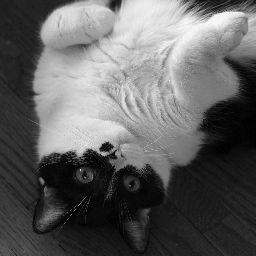
%> input picture Lab0_intro2Matlab (1)/cat.tif, 256 x 256 px
$ octave IntroMatlab.m   (GNU Octave 9; MATLAB toolbox functions it lacks are replaced by stand-ins)
%> lines starting %> are read from the running program, lines starting %| are printed output that depends on the picture; in (x1, y1, x2, y2) boxes, pixels count from 0 and x2, y2 are one past the last pixel; in counts of white or black regions, pixels touching at a corner belong together; the program's own positions count from 1
### BlochFunctions/CropImage.m
function cropimg = CropImage(image,X)

    % Set pixel values X rows from the top and bottom
    image(1:X, :) = 0;
    image(end - X + 1:end, :) = 0;

    % Set pixel values X columns from the left and right
    image(:, 1:X) = 0;
    image(:, end - X + 1:end) = 0;

    cropimg = image;
return

### BlochFunctions/CropImage2.m
function cropimg = CropImage2(image,X)

    % Remove X rows from the top and bottom
    image(1:X, :) = [];
    image(end - X + 1:end, :) = [];

    % Remove X columns from the left and right
    image(:, 1:X) = [];
    image(:, end - X + 1:end) = [];

    cropimg = image;
return

### Lab0_intro2Matlab (1)/solutionFiles/twoImageTiledDisplay.m
function Clm = twoImageTiledDisplay(img, column)

C_max=max(img(:));
C_min=min(img(:));
Clm = [C_min, C_max];

yPlot = img(:, column);

figure; tiledlayout(1,2,"TileSpacing","compact",'Padding','compact'); nexttile;
imagesc(img); colormap("gray");
axis off; xticks([]); yticks([]);
xline(column)
title('Image', 'FontSize', 14);
clim([C_min, C_max]); axis image;
nexttile;
plot(yPlot, 'LineWidth', 3);
xlabel('Row'); ylabel('Pixel Intensity')
title(['Line Profile at Column: ', num2str(column)], 'FontSize', 14);

ax = gca;    ax.FontSize = 14;

### Lab0_intro2Matlab (1)/IntroMatlab.m
clear all;
close all;
addpath(genpath( '/Users/amiedemmans/Documents/GitHub/test'));
pic = imread('cat.tif');
%> pic is the input picture: size 256x256 uint8; min 0, max 255, mean 96.4
pic = double(pic);
%> pic: size 256x256 double
%imwrite(pic, 'cat.tif');
%figure a nicely formatted title.
figure('Name','Cat','NumberTitle','off');
imagesc(pic);
colormap('gray');
axis off;


[xsize, ysize] = size(pic);
%> xsize = 256; ysize = 256

filesize = xsize * ysize;
%> filesize = 65536

disp(['The image has: ', num2str(filesize),' pixels'])
%| The image has: 65536 pixels

%% Exercise 1
transposed_image = pic';
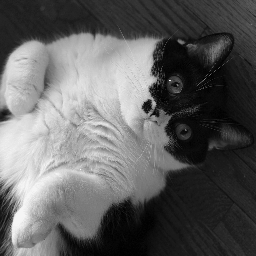
%> transposed_image: size 256x256 double; min 0, max 255, mean 96.4; mean of the top-left, top-right, bottom-left and bottom-right quarters 138.5, 56.8, 145.9, 44.4
figure('Name','Transposed Cat','NumberTitle','off')
imagesc(transposed_image)
colormap('gray')
axis off

figure;
tiledlayout(1,2,"TileSpacing","compact","Padding",'compact');
nexttile;
imagesc(pic);
colormap('gray');
axis off;
xticks([]);
yticks([]);
title('Original Cat');
clim([20, 220]); axis image;

nexttile;
imagesc(transposed_image);
colormap('gray');
axis off;
xticks([]);
yticks([]);
title('Transposed Cat');
clim([20, 220]); axis image;

%% Exercise 2
min_value = min(pic(:));
%> min_value = 0
max_value = max(pic(:));
%> max_value = 255
fprintf('Minimum pixel value: %d\n', min_value);
%| Minimum pixel value: 0
fprintf('Maximum pixel value: %d\n', max_value);
%| Maximum pixel value: 255

%% Exercise 3
[max_row, max_col] = find(pic == max_value);
%> max_row = 170; max_col = 81
fprintf('Max row: %d\n', max_row);
%| Max row: 170
fprintf('Max col: %d\n', max_col);
%| Max col: 81

%% Exercise 4
X = 25;
cropimg = CropImage(transposed_image,X);

figure('Name','Transposed Cat Cropped X = 25','NumberTitle','off')
imagesc(cropimg)
colormap('gray')
axis off

cropimg = CropImage2(transposed_image, X);
%> in CropImage2, `image(:, 1:X) = [];`:
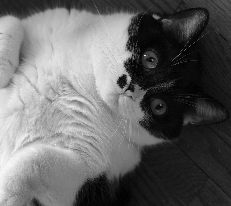
%> image: size 206x231 double; min 0, max 255, mean 102
%> in CropImage2, `image(:, end - X + 1:end) = [];`:
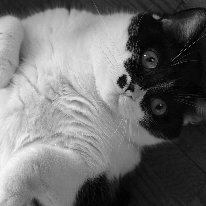
%> image: size 206x206 double; min 0, max 255, mean 110.2
figure('Name','Transposed Cat Cropped X = 25','NumberTitle','off')
imagesc(cropimg)
colormap('gray')
axis off

%% Exercise 5
yplot = transposed_image(:,ysize/2);
%> yplot = 256 values, max 231 at index 115, min 0 at index 250, mean 120.3

figure;
tiledlayout(1,2,"TileSpacing","compact","Padding",'compact');
nexttile;
imagesc(transposed_image);
colormap('gray');
axis off;
xticks([]);
yticks([]);
xline(ysize/2)
title('Transpose');
clim([20, 220]); axis image;

nexttile;
plot(yplot, 'LineWidth', 3);
xlabel('Row');
ylabel('Pixel Intensity');
title('Line Profile');
clim([20,220]);
axis image;
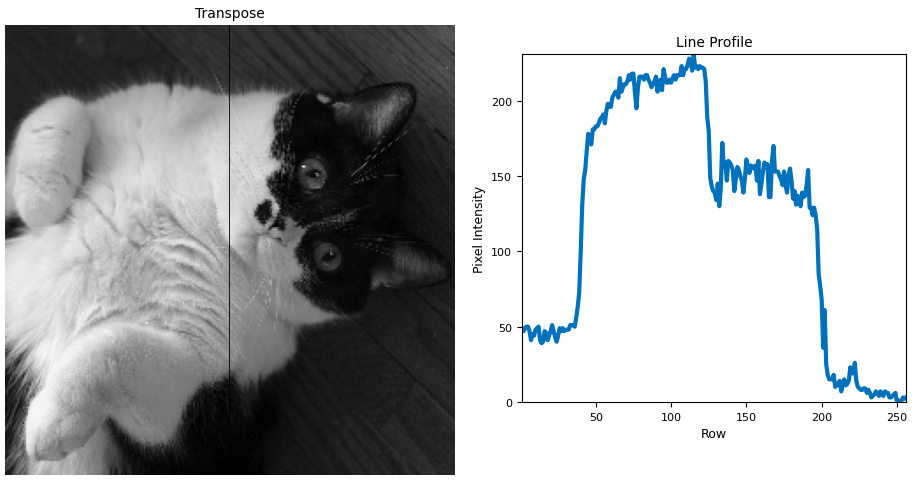
%> figure redrawn from the program's plot data, 2 panels

%% Exercise 6
Clm = twoImageTiledDisplay(transposed_image,25);
%> in twoImageTiledDisplay, `C_max=max(img(:));`: C_max = 255
%> in twoImageTiledDisplay, `C_min=min(img(:));`: C_min = 0
%> in twoImageTiledDisplay, `Clm = [C_min, C_max];`: Clm = [0 255]
%> in twoImageTiledDisplay, `yPlot = img(:, column);`: yPlot = 256 values, max 245 at index 182, min 27 at index 8, mean 178.3
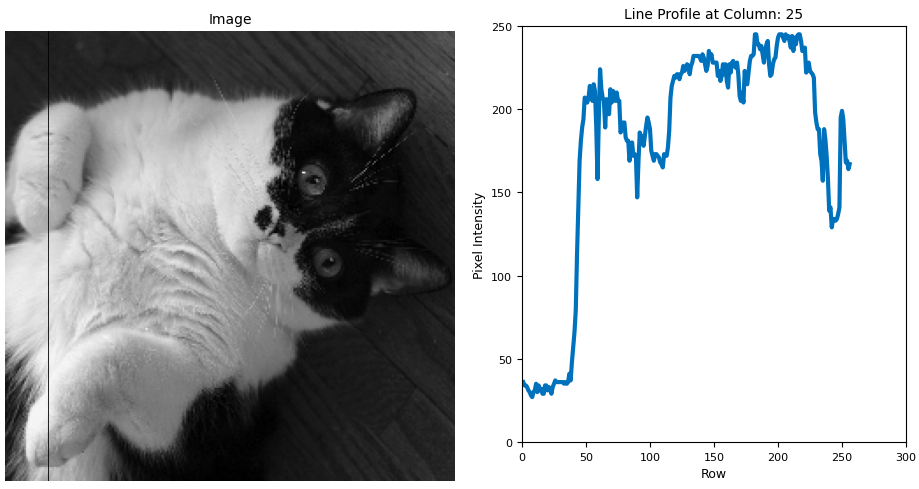
%> figure redrawn from the program's plot data, 2 panels
%> Clm = [0 255]

temp = transposed_image;
temp (25, 25) = 600;
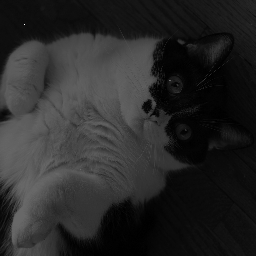
%> temp: size 256x256 double; under 0.01% of pixels changed, all inside (x1, y1, x2, y2) = (24, 24, 25, 25); drawn with min black and max white

Clm = twoImageTiledDisplay(temp,25);
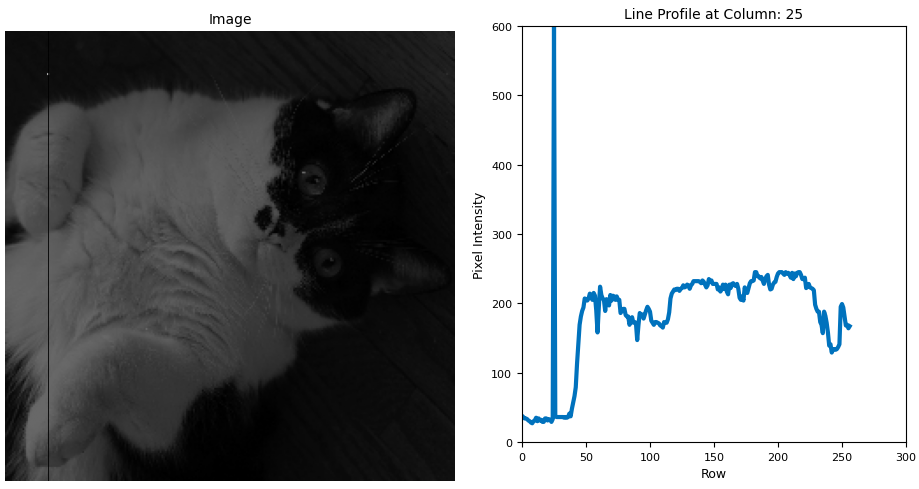
%> figure redrawn from the program's plot data, 2 panels
%> Clm = [0 600]
